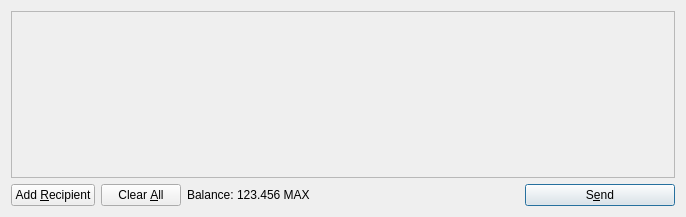
<?xml version="1.0" encoding="UTF-8"?>
<ui version="4.0">
 <class>SendCoinsDialog</class>
 <widget class="QDialog" name="SendCoinsDialog">
  <property name="geometry">
   <rect>
    <x>0</x>
    <y>0</y>
    <width>686</width>
    <height>217</height>
   </rect>
  </property>
  <property name="windowTitle">
   <string>Send Coins</string>
  </property>
  <layout class="QVBoxLayout" name="verticalLayout">
   <item>
    <widget class="QScrollArea" name="scrollArea">
     <property name="widgetResizable">
      <bool>true</bool>
     </property>
     <widget class="QWidget" name="scrollAreaWidgetContents">
      <property name="geometry">
       <rect>
        <x>0</x>
        <y>0</y>
        <width>666</width>
        <height>165</height>
       </rect>
      </property>
      <layout class="QVBoxLayout" name="verticalLayout_2">
       <property name="margin">
        <number>0</number>
       </property>
       <item>
        <layout class="QVBoxLayout" name="entries">
         <property name="spacing">
          <number>6</number>
         </property>
        </layout>
       </item>
       <item>
        <spacer name="verticalSpacer">
         <property name="orientation">
          <enum>Qt::Vertical</enum>
         </property>
         <property name="sizeHint" stdset="0">
          <size>
           <width>20</width>
           <height>40</height>
          </size>
         </property>
        </spacer>
       </item>
      </layout>
     </widget>
    </widget>
   </item>
   <item>
    <layout class="QHBoxLayout" name="horizontalLayout">
     <item>
      <widget class="QPushButton" name="addButton">
       <property name="toolTip">
        <string>Send to multiple recipients at once</string>
       </property>
       <property name="text">
        <string>Add &amp;Recipient</string>
       </property>
       <property name="icon">
        <iconset resource="../bitcoin.qrc">
         <normaloff>:/icons/add</normaloff>:/icons/add</iconset>
       </property>
       <property name="autoDefault">
        <bool>false</bool>
       </property>
      </widget>
     </item>
     <item>
      <widget class="QPushButton" name="clearButton">
       <property name="sizePolicy">
        <sizepolicy hsizetype="Minimum" vsizetype="Fixed">
         <horstretch>0</horstretch>
         <verstretch>0</verstretch>
        </sizepolicy>
       </property>
       <property name="toolTip">
        <string>Remove all transaction fields</string>
       </property>
       <property name="text">
        <string>Clear &amp;All</string>
       </property>
       <property name="icon">
        <iconset resource="../bitcoin.qrc">
         <normaloff>:/icons/remove</normaloff>:/icons/remove</iconset>
       </property>
       <property name="autoRepeatDelay">
        <number>300</number>
       </property>
       <property name="autoDefault">
        <bool>false</bool>
       </property>
      </widget>
     </item>
     <item>
      <layout class="QHBoxLayout" name="horizontalLayout_2">
       <property name="spacing">
        <number>3</number>
       </property>
       <item>
        <widget class="QLabel" name="label">
         <property name="text">
          <string>Balance:</string>
         </property>
        </widget>
       </item>
       <item>
        <widget class="QLabel" name="labelBalance">
         <property name="cursor">
          <cursorShape>IBeamCursor</cursorShape>
         </property>
         <property name="text">
          <string>123.456 MAX</string>
         </property>
         <property name="textInteractionFlags">
          <set>Qt::LinksAccessibleByMouse|Qt::TextSelectableByKeyboard|Qt::TextSelectableByMouse</set>
         </property>
        </widget>
       </item>
      </layout>
     </item>
     <item>
      <spacer name="horizontalSpacer">
       <property name="orientation">
        <enum>Qt::Horizontal</enum>
       </property>
       <property name="sizeHint" stdset="0">
        <size>
         <width>40</width>
         <height>20</height>
        </size>
       </property>
      </spacer>
     </item>
     <item>
      <widget class="QPushButton" name="sendButton">
       <property name="minimumSize">
        <size>
         <width>150</width>
         <height>0</height>
        </size>
       </property>
       <property name="toolTip">
        <string>Confirm the send action</string>
       </property>
       <property name="text">
        <string>S&amp;end</string>
       </property>
       <property name="icon">
        <iconset resource="../bitcoin.qrc">
         <normaloff>:/icons/send</normaloff>:/icons/send</iconset>
       </property>
       <property name="default">
        <bool>true</bool>
       </property>
      </widget>
     </item>
    </layout>
   </item>
  </layout>
 </widget>
 <resources>
  <include location="../bitcoin.qrc"/>
 </resources>
 <connections/>
</ui>
